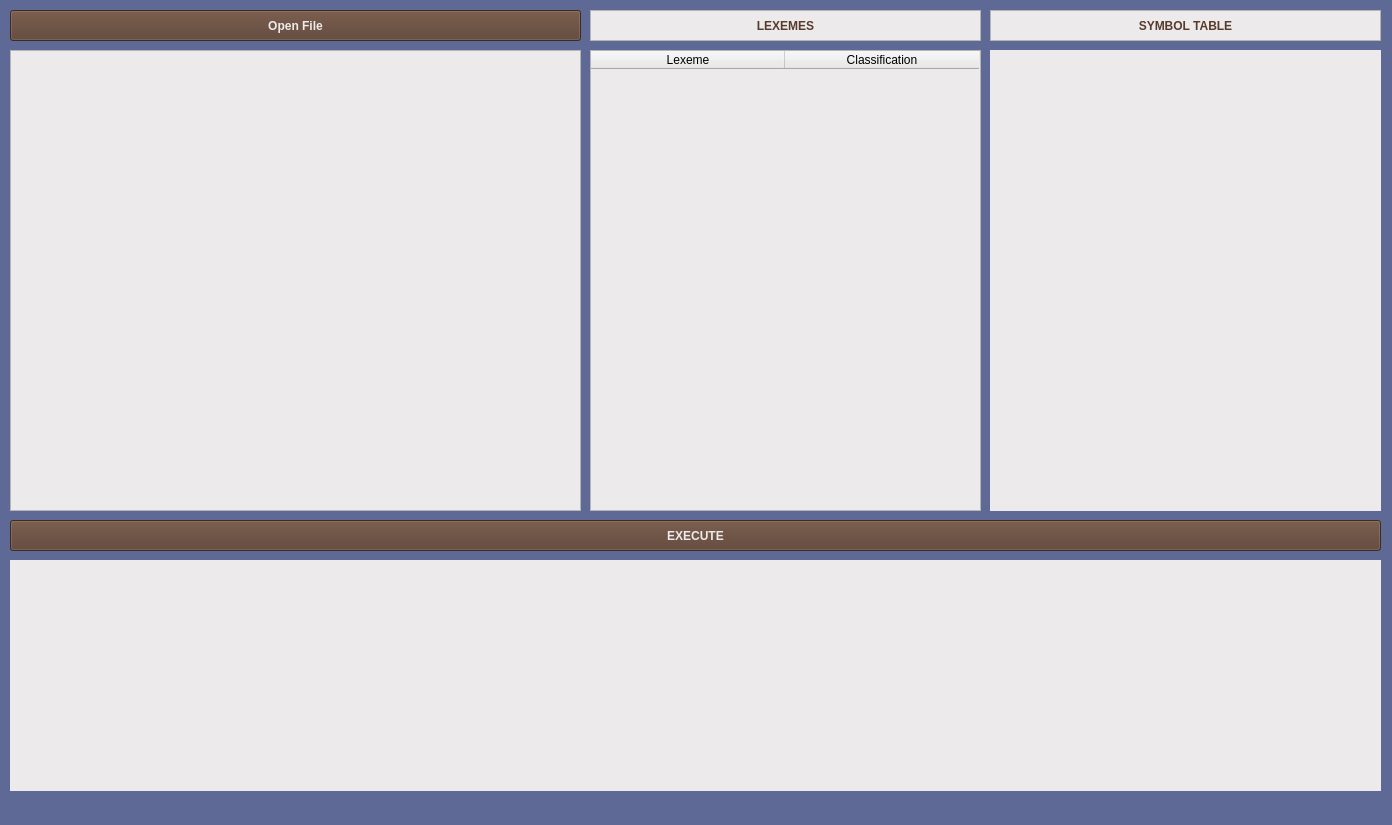
<?xml version="1.0" encoding="UTF-8"?>
<ui version="4.0">
 <class>MainWindow</class>
 <widget class="QMainWindow" name="MainWindow">
  <property name="geometry">
   <rect>
    <x>0</x>
    <y>0</y>
    <width>1392</width>
    <height>825</height>
   </rect>
  </property>
  <property name="windowTitle">
   <string>LOL Code Interpreter</string>
  </property>
  <property name="styleSheet">
   <string notr="true">background: #5f6995</string>
  </property>
  <widget class="QWidget" name="centralwidget">
   <widget class="QPushButton" name="execute_button">
    <property name="geometry">
     <rect>
      <x>10</x>
      <y>520</y>
      <width>1371</width>
      <height>31</height>
     </rect>
    </property>
    <property name="font">
     <font>
      <family>System</family>
      <weight>75</weight>
      <bold>true</bold>
     </font>
    </property>
    <property name="styleSheet">
     <string notr="true">background: #573c2d;
color: #eceaeb</string>
    </property>
    <property name="text">
     <string>EXECUTE</string>
    </property>
   </widget>
   <widget class="QPushButton" name="open_file_button">
    <property name="geometry">
     <rect>
      <x>10</x>
      <y>10</y>
      <width>571</width>
      <height>31</height>
     </rect>
    </property>
    <property name="font">
     <font>
      <family>System</family>
      <weight>75</weight>
      <bold>true</bold>
     </font>
    </property>
    <property name="styleSheet">
     <string notr="true">background: #573c2d;
color: #eceaeb</string>
    </property>
    <property name="text">
     <string>Open File</string>
    </property>
    <property name="autoDefault">
     <bool>false</bool>
    </property>
    <property name="default">
     <bool>false</bool>
    </property>
    <property name="flat">
     <bool>false</bool>
    </property>
   </widget>
   <widget class="QTextEdit" name="print_file">
    <property name="geometry">
     <rect>
      <x>10</x>
      <y>50</y>
      <width>571</width>
      <height>461</height>
     </rect>
    </property>
    <property name="autoFillBackground">
     <bool>false</bool>
    </property>
    <property name="styleSheet">
     <string notr="true">background: #eceaeb</string>
    </property>
   </widget>
   <widget class="QLabel" name="console">
    <property name="geometry">
     <rect>
      <x>10</x>
      <y>560</y>
      <width>1371</width>
      <height>231</height>
     </rect>
    </property>
    <property name="styleSheet">
     <string notr="true">background: #eceaeb</string>
    </property>
    <property name="text">
     <string/>
    </property>
   </widget>
   <widget class="QLabel" name="display_symbols">
    <property name="geometry">
     <rect>
      <x>990</x>
      <y>50</y>
      <width>391</width>
      <height>461</height>
     </rect>
    </property>
    <property name="styleSheet">
     <string notr="true">background: #eceaeb</string>
    </property>
    <property name="text">
     <string/>
    </property>
   </widget>
   <widget class="QLabel" name="label_lexemes">
    <property name="geometry">
     <rect>
      <x>590</x>
      <y>10</y>
      <width>391</width>
      <height>31</height>
     </rect>
    </property>
    <property name="font">
     <font>
      <family>System</family>
      <weight>75</weight>
      <bold>true</bold>
     </font>
    </property>
    <property name="styleSheet">
     <string notr="true">background: #eceaeb;
color: #573c2d;
font-weight: bold;</string>
    </property>
    <property name="frameShape">
     <enum>QFrame::StyledPanel</enum>
    </property>
    <property name="text">
     <string>LEXEMES</string>
    </property>
    <property name="textFormat">
     <enum>Qt::PlainText</enum>
    </property>
    <property name="alignment">
     <set>Qt::AlignCenter</set>
    </property>
   </widget>
   <widget class="QLabel" name="label_symbols">
    <property name="geometry">
     <rect>
      <x>990</x>
      <y>10</y>
      <width>391</width>
      <height>31</height>
     </rect>
    </property>
    <property name="font">
     <font>
      <family>System</family>
      <weight>75</weight>
      <bold>true</bold>
     </font>
    </property>
    <property name="styleSheet">
     <string notr="true">background: #eceaeb;
color: #573c2d;
font-weight: bold;</string>
    </property>
    <property name="frameShape">
     <enum>QFrame::StyledPanel</enum>
    </property>
    <property name="text">
     <string>SYMBOL TABLE</string>
    </property>
    <property name="alignment">
     <set>Qt::AlignCenter</set>
    </property>
   </widget>
   <widget class="QTableWidget" name="lexeme_table">
    <property name="geometry">
     <rect>
      <x>590</x>
      <y>50</y>
      <width>391</width>
      <height>461</height>
     </rect>
    </property>
    <property name="maximumSize">
     <size>
      <width>391</width>
      <height>16777215</height>
     </size>
    </property>
    <property name="styleSheet">
     <string notr="true">background: #eceaeb</string>
    </property>
    <property name="frameShadow">
     <enum>QFrame::Raised</enum>
    </property>
    <property name="lineWidth">
     <number>0</number>
    </property>
    <property name="gridStyle">
     <enum>Qt::SolidLine</enum>
    </property>
    <property name="columnCount">
     <number>2</number>
    </property>
    <attribute name="horizontalHeaderVisible">
     <bool>true</bool>
    </attribute>
    <attribute name="horizontalHeaderCascadingSectionResizes">
     <bool>false</bool>
    </attribute>
    <attribute name="horizontalHeaderDefaultSectionSize">
     <number>194</number>
    </attribute>
    <attribute name="verticalHeaderVisible">
     <bool>false</bool>
    </attribute>
    <column>
     <property name="text">
      <string>Lexeme</string>
     </property>
     <property name="textAlignment">
      <set>AlignCenter</set>
     </property>
     <property name="background">
      <color>
       <red>236</red>
       <green>234</green>
       <blue>235</blue>
      </color>
     </property>
    </column>
    <column>
     <property name="text">
      <string>Classification</string>
     </property>
     <property name="textAlignment">
      <set>AlignCenter</set>
     </property>
    </column>
   </widget>
  </widget>
  <widget class="QStatusBar" name="statusbar"/>
 </widget>
 <resources/>
 <connections/>
</ui>
